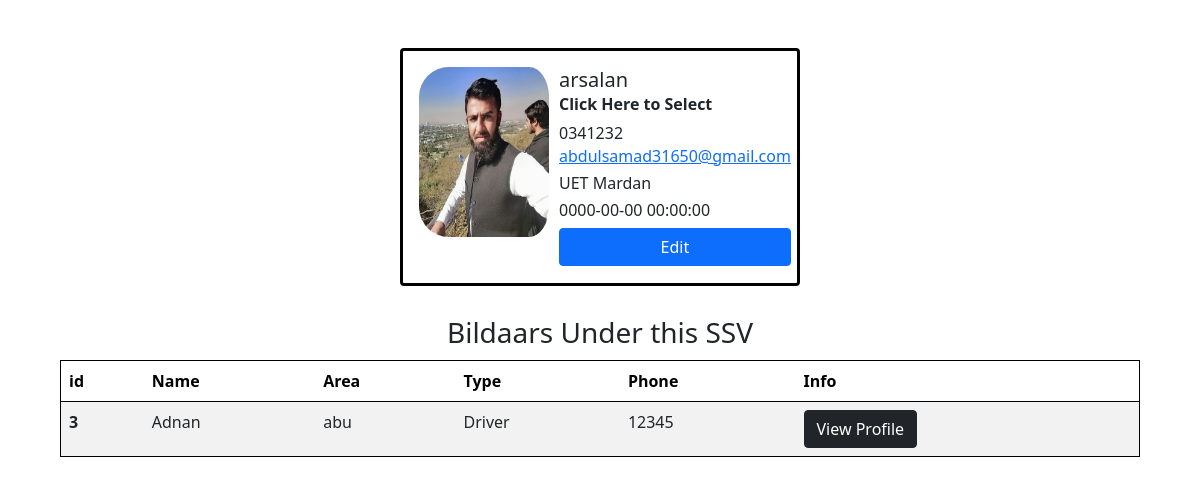
The page /ssvprofile.php?ssv_id=1 on the database its author committed.
### tables this page shows
CREATE TABLE `ssv` (
  `ssv_id` int(11) NOT NULL,
  `ssv_name` varchar(200) NOT NULL,
  `ssv_type` varchar(20) NOT NULL,
  `start_date` datetime NOT NULL,
  `ssv_phone` varchar(15) NOT NULL,
  `ssv_area` varchar(50) NOT NULL,
  `ssc_mail` varchar(30) NOT NULL
);

CREATE TABLE `bildaar` (
  `bildaar_id` int(11) NOT NULL,
  `bildaar_name` varchar(30) NOT NULL,
  `bildaar_cnic` varchar(20) NOT NULL,
  `bildaar_type` varchar(15) NOT NULL,
  `bildaar_phone` varchar(20) NOT NULL,
  `bildaar_mail` varchar(50) NOT NULL,
  `bildaar_area` varchar(50) NOT NULL,
  `start_date` date NOT NULL,
  `end_date` date NOT NULL,
  `bildaar_pic` varchar(30) NOT NULL,
  `ssv_id` int(11) NOT NULL
);

### functions/function.php (called while the page is built, shortened)
<?php
function run_query($query) {
$con = mysqli_connect("localhost", "root", "", "solid_waste");
$result = mysqli_query($con, $query);
if ( false===$result ) {
  printf("error: %s\n", mysqli_error($con));
}
else {
  return $result;
}
}
?>

### ssvprofile.php (the view, shortened to what this page needs)
<!DOCTYPE html>
<html lang="en">
<head>
    <link href="bootstrap5/css1/main.css" rel="stylesheet">
    <link href="bootstrap5/css1/bootstrap.min.css" rel="stylesheet">
</head>
<body>
    <?php
    include("functions/function.php");
    ?>
            <?php
                if ($ssv_id = $_GET['ssv_id']){
                   $get_ssv = "SELECT * FROM `ssv` WHERE `ssv_id`=".$ssv_id.";";
                   $ssv_query_result = run_query($get_ssv);
                   while($ssv=mysqli_fetch_array($ssv_query_result)){
                    ?>
                <form action="/fyp_design/functions/control.php" method="GET">
                    <input type="hidden" name="update_ssv" value = <?php echo $ssv['ssv_id']; ?> ><?php echo $ssv['ssv_id']; ?></p>
                    <div class="input-group mb-3">
                        <span class="input-group-text" id="basic-name">Name</span>
                        <input type="text" class="form-control" name="ssv_name" placeholder=<?php echo $ssv['ssv_name']; ?>
                            aria-label="Name" aria-describedby="basic-name">
                    </div>
                    <div class="input-group mb-3">
                        <span class="input-group-text" id="basic-email">Email</span>
                        <input type="email" class="form-control" name="ssc_mail" placeholder=<?php echo $ssv['ssc_mail']; ?>
                            aria-label="Email" aria-describedby="basic-email">
                    </div>
                    <div class="input-group mb-3">
                    <span class="input-group-text" id="basic-ssv-type">SSV Type</span>
                        <select class="form-select form-select-sm" name= "ssv_type" aria-label=".form-select-sm basic-ssv-type">
                            <option>Click Here to Select</option>
                            <?php
                            if ($ssv['ssv_type'] === 'Manager'){
                            ?>
                            <option value="Supervisor">Supervisor</option>
                            <option value="Manager" selected>Vehicle Manager</option>
                            <?php
                            }
                            elseif($ssv['ssv_type'] === 'Supervisor'){
                                ?>
                            <option value="Supervisor" selected>Supervisor</option>
                            <option value="Manager">Vehicle Manager</option>
                                <?php
                            }
                            ?>
                        </select>
                    </div>
                    <div class="input-group mb-3">
                        <span class="input-group-text" id="basic-num">Phone</span>
                        <input type="text" class="form-control" name="ssv_phone" placeholder=<?php echo $ssv['ssv_phone']; ?>
                            aria-label="Phone" aria-describedby="basic-num">
                    </div>
                    <div class="input-group mb-3">
                        <span class="input-group-text" id="basic-date">Start Date</span>
                        <input type="date" class="form-control" name="start_date" placeholder=<?php echo $ssv['start_date']; ?>
                            aria-label="date" aria-describedby="basic-date">
                    </div>
                    <div class="input-group mb-3">
                        <span class="input-group-text" id="basic-area">Area</span>
                        <input type="text" class="form-control" name="ssv_area" placeholder=<?php echo $ssv['ssv_area']; ?>
                            aria-label="council" aria-describedby="basic-area">
                    </div>
                    <div class="input-group mb-3">
                        <input type="file" class="form-control" name="employee-img">
                    </div>
                    <center>
                        <?php echo '<input  type = "submit" value="Update Profile">'; ?>
                    </center>
                </form>
                <?php
                }
            }
            ?>
<div class="container mt-5 d-flex justify-content-center">
    <div class="card p-3" style="border: black 3px solid;">
        <div class="d-flex align-items-center">
            <div style="height: 200px !important;" > <img src="images/banuci.JPEG" class="" width="140" height="170px"
                    style=" border-radius:30px !important; padding-right: 10px;">
                </div>
            <div class="ml-3 w-100">
                <?php
                if ($ssv_id = $_GET['ssv_id']){
                   $get_ssv = "SELECT * FROM `ssv` WHERE `ssv_id`=".$ssv_id.";";
                   $ssv_query_result = run_query($get_ssv);
                   while($ssv=mysqli_fetch_array($ssv_query_result)){
                    ?>
                    <h5 class="mb-0 mt-0"><?php echo $ssv['ssv_name']; ?></h5>
                <span style=""><b> <?php echo $ssv['ssv_type']; ?> </b></span>
                <h6 class="mb-0 mt-2"><?php echo $ssv['ssv_phone']; ?> </h6>
                <h6 class="mb-1 mt-1"> <a href="mailto: abdulsamad31650@gmail.com"><?php echo $ssv['ssc_mail']; ?></a> </h6>
                <h6 class="mb-0 mt-2"><?php echo $ssv['ssv_area']; ?> </h6>
                <h6 class="mb-0 mt-2"><?php echo $ssv['start_date']; ?> </h6>
                <div class="button mt-2 d-flex flex-row align-items-center">
                    <button type="button" class="btn btn-primary w-100" data-bs-toggle="modal" data-bs-target="#editProfile">
                        Edit
                    </button>
                </div>
                <?php
                }
                }
                ?>
            </div>
        </div>
    </div>
</div>
<div class="container justify-content-center" style = "position:relative; top:30px">
    <h3 style = "text-align: center;">Bildaars Under this SSV</h3>
</div>
<center>
<table class="table table-striped " style="color: black;width: 90%; border: 1px black solid; margin-top: 40px;">
    <thead>
      <tr>
        <th scope="col">id</th>
        <th scope="col">Name</th>
        <th scope="col">Area</th>
        <th scope="col">Type</th>
        <th scope="col">Phone</th>
        <th scope="col">Info</th>
      </tr>
    </thead>
    <tbody>
    <?php
                   $get_bildaar = "SELECT * FROM `bildaar` WHERE ssv_id = '".$ssv_id."';";
                   $bildaar_query_result = run_query($get_bildaar);
                   while($bildaar=mysqli_fetch_array($bildaar_query_result)){
                       $bildaar_id = $bildaar['bildaar_id']
                    ?>
                       <tr>
        <th scope="row"><?php echo $bildaar['bildaar_id']; ?></th>
        <td><?php echo $bildaar['bildaar_name']; ?></td>
        <td><?php echo $bildaar['bildaar_area']; ?></td>
        <td><?php echo $bildaar['bildaar_type']; ?></td>
        <td><?php echo $bildaar['bildaar_phone']; ?></td>
        <td><?php echo '<a href="bildaarprofile.php?bildaar_id=' . $bildaar_id . '"><button class="btn btn-dark">View Profile</button></a>'; ?> </td>
      </tr>
                    <?php
                   }
                   ?>
    </tbody>
  </table>
</center>
</body>
</html>

### rows shown on the page
ssv: ssv_name "arsalan", ssv_type "Click Here to Select", ssv_phone "0341232", ssc_mail "abdulsamad31650@gmail.com", ssv_area "UET Mardan", start_date "0000-00-00 00:00:00"
bildaar: bildaar_id "3", bildaar_name "Adnan", bildaar_area "abu", bildaar_type "Driver", bildaar_phone "12345"
